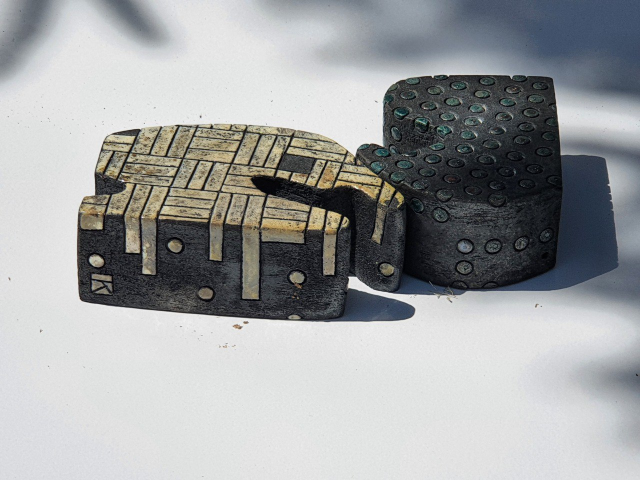
#> input picture dist/assets/devastated/0.jpg, 1280 x 960 px, given in place of 38.jpg, which was not available (shown at 1/2 size)
$ python prepare-photographs.py
#> lines starting #> are read from the running program, lines starting #| are printed output that depends on the picture
from pathlib import Path
from PIL import Image, ImageOps
import json
root=Path('dist/assets/photography'); root.mkdir(parents=True,exist_ok=True)
sources=[
('stone','landscape','E:/FOTOS/Basteiweg, 01824 Lohmen/38.jpg'),
('river','landscape','E:/FOTOS/Basteiweg, 01824 Lohmen/55.jpg'),
('ferns','landscape','E:/FOTOS/Basteiweg, 01824 Lohmen/7.jpg'),
('yellow','botanical','E:/FOTOS/Flowers/Golden Glow Spring Yellow Palette/Bright yellow spring flowers on a branch under warm natural light.jpg'),
('sakura','botanical','E:/FOTOS/Flowers/Japanese Cherry Blossom Collection/Branches of pink sakura cherry blossoms in full bloom against a bright sky.jpg'),
('evening','botanical','E:/FOTOS/Flowers/Mixed white flowers and pink buds (03.04.26)/Spring blossom branch in warm evening sunlight.jpg'),
('petals','botanical','E:/FOTOS/Flowers/Pure Bloom Minimalist White Petals/Spring blossom Delicate white flowers on a branch with soft bokeh background.jpg'),
('rosehips','botanical','E:/FOTOS/Flowers/Rosehips/Seasons overlap dried red rose hips on a branch with fresh green spring leaves.jpg'),
('pink','botanical','E:/FOTOS/Flowers/Shutterstock 2025/Delicate pink cherry blossom branch against a bright blue sky. Minimalist copy space.jpg'),
('leaves','botanical','E:/FOTOS/Flowers/Young green leaves/Fresh green leaves on branches in spring garden.jpg'),
('rain','texture','E:/FOTOS/Raindrops texture/Raindrops on window glass with colorful city lights bokeh.jpg'),
('reflection','city','E:/FOTOS/Reflection - light/Modern cafe storefront with green plants and decorative lamps reflected in clean glass.jpg'),
('water','texture','E:/FOTOS/Texture/Water ripples and drops on a wet, dark wooden deck texture.jpg'),
('traffic','city','E:/FOTOS/Urban/Night city/11.jpg'),
('platform','city','E:/FOTOS/Urban/Night city/3 — копия (2).jpg'),
('motion','city','E:/FOTOS/Urban/Urban Noir Cinematic City Reflections & Motion Blur/Golden hour rush Blurred silhouettes and city lights background.jpg'),
('windows','city','E:/FOTOS/Urban/Urban Noir Cinematic City Reflections & Motion Blur/City Windows Abstract architectural reflection with a passing silhouette.jpg'),
('architecture','city','E:/FOTOS/Urban/Stone Echoes Gothic Heritage & Medieval Streets/Minimalist architectural background of a historic city building.jpg'),
('sky','landscape','E:/FOTOS/Небо/Unbenannter Export/2.jpg'),
('street','city','E:/FOTOS/Random shots  Случайные кадры/02.jpg'),
('play','people','E:/FOTOS/PEOPLE/10.05.26/41.jpg'),
('smile','people','E:/FOTOS/PEOPLE/24.04/05.jpg'),
('duck','landscape','E:/FOTOS/PEOPLE/24.04/01.jpg'),
('thought','people','E:/FOTOS/PEOPLE/25.04.26/06.jpg'),
('family','people','E:/FOTOS/PEOPLE/26.04.26/63.jpg'),
('anastasia','people','E:/FOTOS/PEOPLE/ANASTASIA 27.03.2026/_DSC3216.JPG'),
('blue-hour','city','E:/FOTOS/Reflection - light/Close-up of decorative glowing light bulb hanging in front of a blue hour city street reflection 1.jpg'),
('forsythia-branch', 'botanical', 'E:/FOTOS/Flowers/Golden Glow Spring Yellow Palette/Spring blossoms on a brown wooden branch with soft outdoor background.jpg'),
('forsythia-fence', 'botanical', 'E:/FOTOS/Flowers/Golden Glow Spring Yellow Palette/Vibrant yellow forsythia blooms against a soft urban fence background.jpg'),
('forsythia-garden', 'botanical', 'E:/FOTOS/Flowers/Golden Glow Spring Yellow Palette/Bright yellow forsythia flowers on a branch in early spring garden.jpg'),
('forsythia-bud', 'botanical', 'E:/FOTOS/Flowers/Golden Glow Spring Yellow Palette/Minimalist spring branch of yellow forsythia with a green bud.jpg'),
('forsythia-detail', 'botanical', 'E:/FOTOS/Flowers/Golden Glow Spring Yellow Palette/Detailed macro shot of yellow forsythia blossom on a twig.jpg'),
('forsythia-glow', 'botanical', 'E:/FOTOS/Flowers/Golden Glow Spring Yellow Palette/Glowing yellow forsythia blossoms with soft bokeh and morning sunlight.jpg'),
('sakura-soft', 'botanical', 'E:\\FOTOS\\Flowers\\Japanese Cherry Blossom Collection\\Beautiful pink sakura cherry blossom branches with soft focus background.jpg'),
('sakura-buds', 'botanical', 'E:\\FOTOS\\Flowers\\Japanese Cherry Blossom Collection\\Close-up of pink sakura flower buds on a branch before blooming.jpg'),
('sakura-first', 'botanical', 'E:\\FOTOS\\Flowers\\Japanese Cherry Blossom Collection\\First breath of spring delicate pink sakura blossoms on a slender twig.jpg'),
('sakura-dark', 'botanical', 'E:\\FOTOS\\Flowers\\Japanese Cherry Blossom Collection\\Minimalist pink sakura branch with early blossoms and buds on a dark background.jpg'),
('sakura-sky', 'botanical', 'E:\\FOTOS\\Flowers\\Japanese Cherry Blossom Collection\\pink sakura cherry blossom branches against a bright white sky.jpg'),
('evening-silhouette', 'botanical', 'E:\\FOTOS\\Flowers\\Mixed white flowers and pink buds (03.04.26)\\Silhouette of blooming tree branch against golden sunset sun.jpg'),
('evening-branches', 'botanical', 'E:\\FOTOS\\Flowers\\Mixed white flowers and pink buds (03.04.26)\\Branches of white blooming flowers in bright sunset sunlight.jpg'),
('evening-twilight', 'botanical', 'E:\\FOTOS\\Flowers\\Mixed white flowers and pink buds (03.04.26)\\Delicate white blossoms in soft evening light at twilight.jpg'),
('evening-buds', 'botanical', 'E:\\FOTOS\\Flowers\\Mixed white flowers and pink buds (03.04.26)\\Flowering fruit tree branch with buds against twilight sky.jpg'),
('evening-flare-2', 'botanical', 'E:\\FOTOS\\Flowers\\Mixed white flowers and pink buds (03.04.26)\\Flowering tree branch in soft twilight light with sun flare 2.jpg'),
('evening-flare', 'botanical', 'E:\\FOTOS\\Flowers\\Mixed white flowers and pink buds (03.04.26)\\Flowering tree branch in soft twilight light with sun flare.jpg'),
('evening-stamens', 'botanical', 'E:\\FOTOS\\Flowers\\Mixed white flowers and pink buds (03.04.26)\\Macro of white tree blossoms with yellow stamens in spring.jpg'),
('evening-sun', 'botanical', 'E:\\FOTOS\\Flowers\\Mixed white flowers and pink buds (03.04.26)\\Spring tree branch with white flowers against glowing sun background.jpg'),
('evening-dusk', 'botanical', 'E:\\FOTOS\\Flowers\\Mixed white flowers and pink buds (03.04.26)\\Spring tree branch with white flowers and buds at dusk.jpg'),
('evening-close', 'botanical', 'E:\\FOTOS\\Flowers\\Mixed white flowers and pink buds (03.04.26)\\White spring blossoms on a tree branch close-up.jpg'),
('evening-blue', 'botanical', 'E:\\FOTOS\\Flowers\\Mixed white flowers and pink buds (03.04.26)\\White spring blossoms on branch against blue evening sky.jpg'),
('evening-bokeh', 'botanical', 'E:\\FOTOS\\Flowers\\Mixed white flowers and pink buds (03.04.26)\\White spring tree blossoms on branches with soft bokeh background.jpg'),
('spring-floral', 'botanical', 'E:\\FOTOS\\Flowers\\Mixed white flowers and pink buds (03.04.26)\\Delicate white floral background for spring.jpg'),
('spring-bee', 'botanical', 'E:\\FOTOS\\Flowers\\Mixed white flowers and pink buds (03.04.26)\\Honey bee collecting pollen on white cherry blossom.jpg'),
('spring-center', 'botanical', 'E:\\FOTOS\\Flowers\\Mixed white flowers and pink buds (03.04.26)\\Macro of White Spring Flower with Yellow Center.jpg'),
('spring-bee-sky', 'botanical', 'E:\\FOTOS\\Flowers\\Mixed white flowers and pink buds (03.04.26)\\Macro shot of bee on flower with blue sky background.jpg'),
('spring-white', 'botanical', 'E:\\FOTOS\\Flowers\\Mixed white flowers and pink buds (03.04.26)\\White spring blossom flowers on a tree branch.jpg'),
('spring-golden', 'botanical', 'E:\\FOTOS\\Flowers\\Mixed white flowers and pink buds (03.04.26)\\White spring blossoms on branch in golden hour light.jpg'),
('spring-mixed', 'botanical', 'E:\\FOTOS\\Flowers\\Mixed white flowers and pink buds (03.04.26)\\Beautiful spring branches with pink and white blossoms against blue sky.jpg'),
('spring-sunset', 'botanical', 'E:\\FOTOS\\Flowers\\Mixed white flowers and pink buds (03.04.26)\\Beautiful spring flowering branch in golden sunset light.jpg'),
('spring-pink-buds', 'botanical', 'E:\\FOTOS\\Flowers\\Mixed white flowers and pink buds (03.04.26)\\Close-up of pink flower buds on branch in early spring.jpg'),
('spring-bud-bokeh', 'botanical', 'E:\\FOTOS\\Flowers\\Mixed white flowers and pink buds (03.04.26)\\Delicate pink buds on a tree branch with soft golden bokeh.jpg'),
('forsythia-sun', 'botanical', 'E:\\FOTOS\\Flowers\\Shutterstock 2025\\Vivid yellow Forsythia flowers on a dark, sunny spring day.jpg'),
('forsythia-early', 'botanical', 'E:\\FOTOS\\Flowers\\Shutterstock 2025\\Bright yellow Forsythia flowers in early spring. Nature background.jpg'),
('forsythia-panorama', 'botanical', 'E:\\FOTOS\\Flowers\\Shutterstock 2025\\Panoramic view of bright yellow Forsythia with green leaves in sunlight.jpg'),
('glass-edison-1', 'city', 'E:\\FOTOS\\Reflection - light\\Elegant Edison style light bulbs hanging inside a coffee shop view through glass 1.jpg'),
('glass-edison', 'city', 'E:\\FOTOS\\Reflection - light\\Elegant Edison style light bulbs hanging inside a coffee shop view through glass.jpg'),
('glass-trees', 'city', 'E:\\FOTOS\\Reflection - light\\Moody city view with bare trees and old buildings reflected in a window with cozy hanging lamps.jpg'),
('glass-self', 'city', 'E:\\FOTOS\\Reflection - light\\Silhouette of a person taking a photo reflected in a cafe window with glowing vintage lamps.jpg'),
('glass-arcade', 'city', 'E:\\FOTOS\\Reflection - light\\Abstract reflection of a street arcade with people walking seen through a glass window with warm lights.jpg'),
('glass-architecture', 'city', 'E:\\FOTOS\\Reflection - light\\Artistic reflection of old european architecture mixed with warm interior lighting and wooden decor.jpg'),
('glass-blue', 'city', 'E:\\FOTOS\\Reflection - light\\Close-up of decorative glowing light bulb hanging in front of a blue hour city street reflection.jpg'),
('glass-cozy', 'city', 'E:\\FOTOS\\Reflection - light\\Cozy cafe window reflection with warm decorative light bulbs and street silhouette.jpg')]
sources += [('night-13', 'city', 'E:/FOTOS/Urban/Night city/13.jpg'), ('night-14', 'city', 'E:/FOTOS/Urban/Night city/14.jpg'), ('night-15', 'city', 'E:/FOTOS/Urban/Night city/15.jpg'), ('night-17', 'city', 'E:/FOTOS/Urban/Night city/17.jpg'), ('night-21', 'city', 'E:/FOTOS/Urban/Night city/21.jpg'), ('night-5', 'city', 'E:/FOTOS/Urban/Night city/5.jpg'), ('night-9', 'city', 'E:/FOTOS/Urban/Night city/9.jpg'), ('night-10', 'city', 'E:/FOTOS/Urban/Night city/10.jpg')]
sources += [('stone-relief', 'city', 'E:/FOTOS/Urban/Stone Echoes Gothic Heritage & Medieval Streets/Architectural rhythm Symmetric facade of a classic mid-century apartment building.jpg'), ('stone-lane', 'city', 'E:/FOTOS/Urban/Stone Echoes Gothic Heritage & Medieval Streets/Old Town Echoes Narrow medieval street with gothic architectural details.jpg'), ('stone-door', 'city', 'E:/FOTOS/Urban/Stone Echoes Gothic Heritage & Medieval Streets/Secrets of the Past Ancient oxidized copper doors of a gothic cathedral.jpg'), ('stone-square', 'city', 'E:/FOTOS/Urban/Stone Echoes Gothic Heritage & Medieval Streets/126.jpg'), ('stone-portal', 'city', 'E:/FOTOS/Urban/Stone Echoes Gothic Heritage & Medieval Streets/125.jpg'), ('stone-passage', 'city', 'E:/FOTOS/Urban/Stone Echoes Gothic Heritage & Medieval Streets/124.jpg')]
sources += [('exposure-digital', 'city', 'E:/FOTOS/Urban/Urban Noir Cinematic City Reflections & Motion Blur/Digital rush Vibrant light trails in dark cinematic frame.jpg'), ('exposure-panorama', 'city', 'E:/FOTOS/Urban/Urban Noir Cinematic City Reflections & Motion Blur/Panoramic cinematic reflection of a city street at sunset.jpg'), ('exposure-rhythm', 'city', 'E:/FOTOS/Urban/Urban Noir Cinematic City Reflections & Motion Blur/The Rhythm of Night Intentional camera movement with glowing light streaks.jpg'), ('exposure-tram', 'city', 'E:/FOTOS/Urban/Urban Noir Cinematic City Reflections & Motion Blur/Abstract city life blurred speed lines of public transport in modern metropolis.jpg'), ('exposure-green', 'city', 'E:/FOTOS/Urban/Urban Noir Cinematic City Reflections & Motion Blur/Abstract light trails of a fast moving car in city night.jpg'), ('exposure-neon-2', 'city', 'E:/FOTOS/Urban/Urban Noir Cinematic City Reflections & Motion Blur/Cinematic neon lights reflection in a dark urban frame 2.jpg'), ('exposure-neon', 'city', 'E:/FOTOS/Urban/Urban Noir Cinematic City Reflections & Motion Blur/Cinematic neon lights reflection in a dark urban frame.jpg'), ('exposure-pulse', 'city', 'E:/FOTOS/Urban/Urban Noir Cinematic City Reflections & Motion Blur/City Pulse Blurred red light streak reflecting modern urban motion.jpg')]
sources += [('rain-on-glass', 'texture', 'E:/FOTOS/Texture/2.jpg')]
sources += [('wood-blue', 'texture', 'E:/FOTOS/Texture/Dark blue-toned wooden deck texture.jpg'), ('wood-diagonal', 'texture', 'E:/FOTOS/Texture/Diagonal view of grey wooden deck planks texture.jpg'), ('rain-soft', 'texture', 'E:/FOTOS/Texture/1.jpg'), ('rain-sepia', 'texture', 'E:/FOTOS/Raindrops texture/Warm sepia raindrops texture on a window, creating a cozy and nostalgic background.jpg'), ('rain-dense', 'texture', 'E:/FOTOS/Raindrops texture/Dark, abstract background of dense raindrops on glass.jpg'), ('rain-monochrome', 'texture', 'E:/FOTOS/Raindrops texture/Monochrome raindrops texture on glass with smooth gradient light.jpg')]
sources += [('light-rooftops', 'city', 'E:/FOTOS/Архив/DSC01061.JPG'), ('light-lines', 'city', 'E:/FOTOS/Архив/DSC01065.JPG'), ('light-bokeh', 'city', 'E:/FOTOS/Архив/DSC01067.JPG'), ('light-window-arcs', 'city', 'E:/FOTOS/Архив/DSC01073.JPG'), ('light-window-echo', 'city', 'E:/FOTOS/Архив/DSC01070.JPG')]
sources += [('lantern-station', 'city', 'E:/FOTOS/Urban/Urban Gateway/Urban evening landscape with stone underpass and electric wires.jpg'), ('lantern-fence', 'city', 'E:/FOTOS/Urban/Urban Gateway/Vintage style street lamp on a pole near metal fence at dusk.jpg'), ('lantern-roof', 'city', 'E:/FOTOS/Urban/Urban Gateway/Urban street lamp near brick building roof at dusk.jpg'), ('lantern-sky', 'city', 'E:/FOTOS/Urban/Urban Gateway/Luminous street lantern in twilight with copy space.jpg')]
sources += [('sky-rose', 'landscape', 'E:/FOTOS/Небо/Unbenannter Export/1.jpg'), ('sky-rays', 'landscape', 'E:/FOTOS/Небо/Unbenannter Export/3.jpg'), ('sky-silver', 'landscape', 'E:/FOTOS/Небо/Unbenannter Export/4.jpg'), ('sky-layers', 'landscape', 'E:/FOTOS/Небо/Unbenannter Export/5.jpg')]
sources += [('forest-16', 'landscape', 'E:/FOTOS/Basteiweg, 01824 Lohmen/16.jpg'), ('forest-10', 'landscape', 'E:/FOTOS/Basteiweg, 01824 Lohmen/10.jpg'), ('forest-5', 'landscape', 'E:/FOTOS/Basteiweg, 01824 Lohmen/5.jpg'), ('forest-6', 'landscape', 'E:/FOTOS/Basteiweg, 01824 Lohmen/6.jpg'), ('forest-11', 'landscape', 'E:/FOTOS/Basteiweg, 01824 Lohmen/11.jpg'), ('forest-12', 'landscape', 'E:/FOTOS/Basteiweg, 01824 Lohmen/12.jpg'), ('forest-13', 'landscape', 'E:/FOTOS/Basteiweg, 01824 Lohmen/13.jpg'), ('forest-8', 'landscape', 'E:/FOTOS/Basteiweg, 01824 Lohmen/8.jpg'), ('forest-9', 'landscape', 'E:/FOTOS/Basteiweg, 01824 Lohmen/9.jpg')]
sources += [('bastei-18', 'landscape', 'E:/FOTOS/Basteiweg, 01824 Lohmen/18.jpg'), ('bastei-21', 'landscape', 'E:/FOTOS/Basteiweg, 01824 Lohmen/21.jpg'), ('bastei-22', 'landscape', 'E:/FOTOS/Basteiweg, 01824 Lohmen/22.jpg'), ('bastei-20-gold', 'landscape', 'E:/FOTOS/Basteiweg, 01824 Lohmen/20+.jpg'), ('bastei-23', 'landscape', 'E:/FOTOS/Basteiweg, 01824 Lohmen/23.jpg'), ('bastei-25', 'landscape', 'E:/FOTOS/Basteiweg, 01824 Lohmen/25.jpg'), ('bastei-26', 'landscape', 'E:/FOTOS/Basteiweg, 01824 Lohmen/26.jpg'), ('bastei-29', 'landscape', 'E:/FOTOS/Basteiweg, 01824 Lohmen/29.jpg'), ('bastei-30', 'landscape', 'E:/FOTOS/Basteiweg, 01824 Lohmen/30.jpg'), ('bastei-32', 'landscape', 'E:/FOTOS/Basteiweg, 01824 Lohmen/32.jpg'), ('bastei-34', 'landscape', 'E:/FOTOS/Basteiweg, 01824 Lohmen/34.jpg'), ('bastei-37', 'landscape', 'E:/FOTOS/Basteiweg, 01824 Lohmen/37.jpg'), ('bastei-40', 'landscape', 'E:/FOTOS/Basteiweg, 01824 Lohmen/40.jpg'), ('bastei-41', 'landscape', 'E:/FOTOS/Basteiweg, 01824 Lohmen/41.jpg'), ('bastei-43', 'landscape', 'E:/FOTOS/Basteiweg, 01824 Lohmen/43.jpg'), ('bastei-44', 'landscape', 'E:/FOTOS/Basteiweg, 01824 Lohmen/44.jpg'), ('bastei-46', 'landscape', 'E:/FOTOS/Basteiweg, 01824 Lohmen/46.jpg')]
sources += [('bastei-47', 'landscape', 'E:/FOTOS/Basteiweg, 01824 Lohmen/47.jpg'), ('bastei-52', 'landscape', 'E:/FOTOS/Basteiweg, 01824 Lohmen/52.jpg'), ('bastei-53', 'landscape', 'E:/FOTOS/Basteiweg, 01824 Lohmen/53.jpg'), ('bastei-57', 'landscape', 'E:/FOTOS/Basteiweg, 01824 Lohmen/57.jpg'), ('bastei-62', 'landscape', 'E:/FOTOS/Basteiweg, 01824 Lohmen/62.jpg'), ('bastei-63', 'landscape', 'E:/FOTOS/Basteiweg, 01824 Lohmen/63.jpg'), ('bastei-65', 'landscape', 'E:/FOTOS/Basteiweg, 01824 Lohmen/65.jpg'), ('bastei-66', 'landscape', 'E:/FOTOS/Basteiweg, 01824 Lohmen/66.jpg'), ('bastei-75', 'landscape', 'E:/FOTOS/Basteiweg, 01824 Lohmen/75.jpg'), ('bastei-84', 'landscape', 'E:/FOTOS/Basteiweg, 01824 Lohmen/84.jpg'), ('bastei-67', 'landscape', 'E:/FOTOS/Basteiweg, 01824 Lohmen/67.jpg'), ('bastei-68', 'landscape', 'E:/FOTOS/Basteiweg, 01824 Lohmen/68.jpg'), ('bastei-69', 'landscape', 'E:/FOTOS/Basteiweg, 01824 Lohmen/69.jpg'), ('bastei-70', 'landscape', 'E:/FOTOS/Basteiweg, 01824 Lohmen/70.jpg'), ('bastei-95', 'landscape', 'E:/FOTOS/Basteiweg, 01824 Lohmen/95.jpg'), ('bastei-54', 'landscape', 'E:/FOTOS/Basteiweg, 01824 Lohmen/54.jpg'), ('bastei-56', 'landscape', 'E:/FOTOS/Basteiweg, 01824 Lohmen/56.jpg'), ('bastei-58', 'landscape', 'E:/FOTOS/Basteiweg, 01824 Lohmen/58.jpg'), ('bastei-59', 'landscape', 'E:/FOTOS/Basteiweg, 01824 Lohmen/59.jpg'), ('bastei-60', 'landscape', 'E:/FOTOS/Basteiweg, 01824 Lohmen/60.jpg'), ('bastei-64', 'landscape', 'E:/FOTOS/Basteiweg, 01824 Lohmen/64.jpg'), ('bastei-71', 'landscape', 'E:/FOTOS/Basteiweg, 01824 Lohmen/71.jpg')]
sources += [('karina-17', 'people', 'E:/FOTOS/PEOPLE/KARINA 15.04.26/17.jpg'), ('karina-18', 'people', 'E:/FOTOS/PEOPLE/KARINA 15.04.26/18.jpg'), ('karina-11', 'people', 'E:/FOTOS/PEOPLE/KARINA 15.04.26/11.jpg'), ('karina-12', 'people', 'E:/FOTOS/PEOPLE/KARINA 15.04.26/12.jpg'), ('karina-19', 'people', 'E:/FOTOS/PEOPLE/KARINA 15.04.26/19.jpg')]
sources += [('karina-32', 'people', 'E:/FOTOS/PEOPLE/KARINA 15.04.26/32.jpg'), ('karina-36', 'people', 'E:/FOTOS/PEOPLE/KARINA 15.04.26/36.jpg'), ('karina-39', 'people', 'E:/FOTOS/PEOPLE/KARINA 15.04.26/39.jpg'), ('karina-55', 'people', 'E:/FOTOS/PEOPLE/KARINA 15.04.26/55.jpg'), ('karina-57', 'people', 'E:/FOTOS/PEOPLE/KARINA 15.04.26/57.jpg'), ('karina-28', 'people', 'E:/FOTOS/PEOPLE/KARINA 15.04.26/28.jpg'), ('karina-29', 'people', 'E:/FOTOS/PEOPLE/KARINA 15.04.26/29.jpg')]
sources += [('anastasia-3439', 'people', 'E:/FOTOS/PEOPLE/ANASTASIA 27.03.2026/TOP10/_DSC3439.JPG'), ('anastasia-2598', 'people', 'E:/FOTOS/PEOPLE/ANASTASIA 27.03.2026/TOP10/_DSC2598.JPG'), ('anastasia-2610', 'people', 'E:/FOTOS/PEOPLE/ANASTASIA 27.03.2026/TOP10/_DSC2610.JPG'), ('anastasia-2654', 'people', 'E:/FOTOS/PEOPLE/ANASTASIA 27.03.2026/TOP10/_DSC2654.JPG'), ('anastasia-2727', 'people', 'E:/FOTOS/PEOPLE/ANASTASIA 27.03.2026/TOP10/_DSC2727.JPG'), ('anastasia-3121', 'people', 'E:/FOTOS/PEOPLE/ANASTASIA 27.03.2026/TOP10/_DSC3121.JPG'), ('anastasia-3235', 'people', 'E:/FOTOS/PEOPLE/ANASTASIA 27.03.2026/TOP10/_DSC3235.JPG'), ('anastasia-2587', 'people', 'E:/FOTOS/PEOPLE/ANASTASIA 27.03.2026/TOP10/_DSC2587.JPG'), ('anastasia-2649', 'people', 'E:/FOTOS/PEOPLE/ANASTASIA 27.03.2026/TOP10/_DSC2649.JPG'), ('anastasia-3216', 'people', 'E:/FOTOS/PEOPLE/ANASTASIA 27.03.2026/TOP10/_DSC3216.JPG'), ('anastasia-2792', 'people', 'E:/FOTOS/PEOPLE/ANASTASIA 27.03.2026/TOP10/_DSC2792.JPG')]
sources += [('anastasia-2569', 'people', 'E:/FOTOS/PEOPLE/ANASTASIA 27.03.2026/_DSC2569.JPG'), ('anastasia-3310', 'people', 'E:/FOTOS/PEOPLE/ANASTASIA 27.03.2026/_DSC3310.JPG'), ('anastasia-3311', 'people', 'E:/FOTOS/PEOPLE/ANASTASIA 27.03.2026/_DSC3311.JPG'), ('anastasia-3133', 'people', 'E:/FOTOS/PEOPLE/ANASTASIA 27.03.2026/_DSC3133.JPG')]
sources += [('childhood-111', 'people', 'E:/FOTOS/PEOPLE/10.05.26/111.jpg')]
sources += [('childhood-107', 'people', 'E:/FOTOS/PEOPLE/10.05.26/107.jpg'), ('childhood-117', 'people', 'E:/FOTOS/PEOPLE/10.05.26/117.jpg'), ('childhood-120', 'people', 'E:/FOTOS/PEOPLE/10.05.26/120.jpg'), ('childhood-104', 'people', 'E:/FOTOS/PEOPLE/10.05.26/104.jpg'), ('childhood-106', 'people', 'E:/FOTOS/PEOPLE/10.05.26/106.jpg')]
sources += [('childrens-fantasy-18', 'people', 'E:/FOTOS/PEOPLE/25.04.26/18.jpg'), ('childrens-fantasy-24', 'people', 'E:/FOTOS/PEOPLE/25.04.26/24.jpg'), ('childrens-fantasy-11', 'people', 'E:/FOTOS/PEOPLE/25.04.26/11.jpg'), ('childrens-fantasy-32', 'people', 'E:/FOTOS/PEOPLE/25.04.26/32.jpg'), ('childrens-fantasy-35', 'people', 'E:/FOTOS/PEOPLE/25.04.26/35.jpg'), ('childrens-fantasy-64', 'people', 'E:/FOTOS/PEOPLE/25.04.26/64.jpg')]
sources += [('fantasy-outdoor-12', 'people', 'E:/FOTOS/PEOPLE/24.04/12.jpg'), ('fantasy-outdoor-28', 'people', 'E:/FOTOS/PEOPLE/24.04/28.jpg')]
sources += [('may-play-flight-63', 'people', 'E:/FOTOS/PEOPLE/10.05.26/10.05.2026.2/63.jpg'), ('may-play-142', 'people', 'E:/FOTOS/PEOPLE/10.05.26/142.jpg'), ('may-play-144', 'people', 'E:/FOTOS/PEOPLE/10.05.26/144.jpg'), ('may-play-148', 'monochrome', 'E:/FOTOS/PEOPLE/10.05.26/148.jpg'), ('may-play-12', 'people', 'E:/FOTOS/PEOPLE/10.05.26/12.jpg'), ('may-play-13', 'people', 'E:/FOTOS/PEOPLE/10.05.26/13.jpg'), ('may-play-48', 'people', 'E:/FOTOS/PEOPLE/10.05.26/48.jpg'), ('may-play-54', 'people', 'E:/FOTOS/PEOPLE/10.05.26/54.jpg'), ('may-play-56', 'people', 'E:/FOTOS/PEOPLE/10.05.26/56.jpg'), ('may-play-64', 'people', 'E:/FOTOS/PEOPLE/10.05.26/64.jpg'), ('may-play-83', 'people', 'E:/FOTOS/PEOPLE/10.05.26/83.jpg'), ('may-play-89', 'people', 'E:/FOTOS/PEOPLE/10.05.26/89.jpg'), ('may-play-129', 'people', 'E:/FOTOS/PEOPLE/10.05.26/129.jpg'), ('may-play-112', 'people', 'E:/FOTOS/PEOPLE/10.05.26/112.jpg'), ('may-play-140', 'monochrome', 'E:/FOTOS/PEOPLE/10.05.26/140.jpg')]
items=[]
for name,group,src in sources:
    with Image.open(src) as source:
#> source is the input picture: PIL image 1280x960 RGB; mean R, G, B 159.6, 161.5, 162.4
        im=ImageOps.exif_transpose(source).convert('RGB'); w,h=im.size
        icc=source.info.get('icc_profile')
        for size in (720,1440,2400):
            copy=im.copy(); copy.thumbnail((size,size)); copy.save(root/f'{name}-{size}.webp','WEBP',quality=87 if size==2400 else 82,icc_profile=icc)
#> this loop made 3 passes
#> pass 1, `copy = im.copy()`:
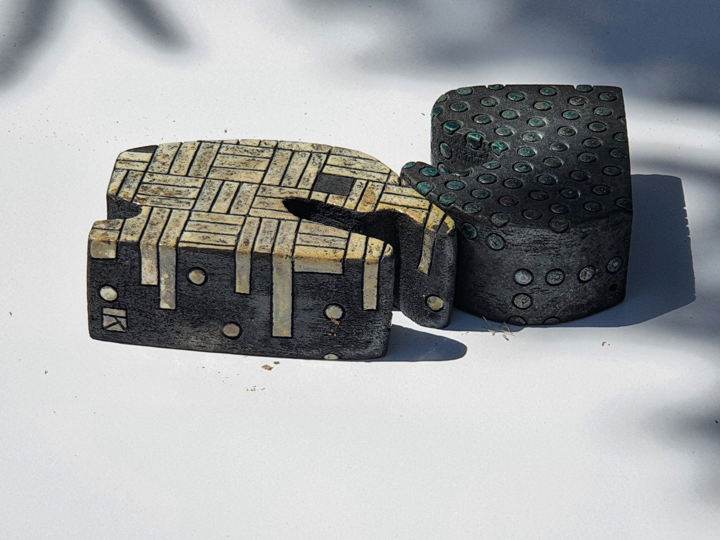
#> saved as stone-720.webp: PIL image 720x540 RGB; mean R, G, B 159.6, 161.5, 162.4
        items.append(dict(id=name,group=group,width=w,height=h))
#> pass 2 of the loop `for name,group,src in sources:`:
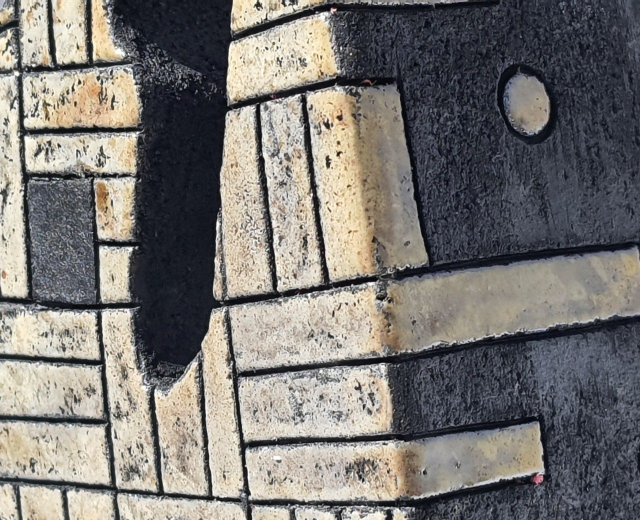
#> input picture dist/assets/devastated/1.jpg, 1280 x 1040 px, given in place of 55.jpg, which was not available (shown at 1/2 size)
#> source is the input picture: PIL image 1280x1040 RGB; mean R, G, B 121.1, 118.4, 115.4
#> the loop `for size in (720,1440,2400):` made 3 passes
#> pass 1, `copy = im.copy()`:
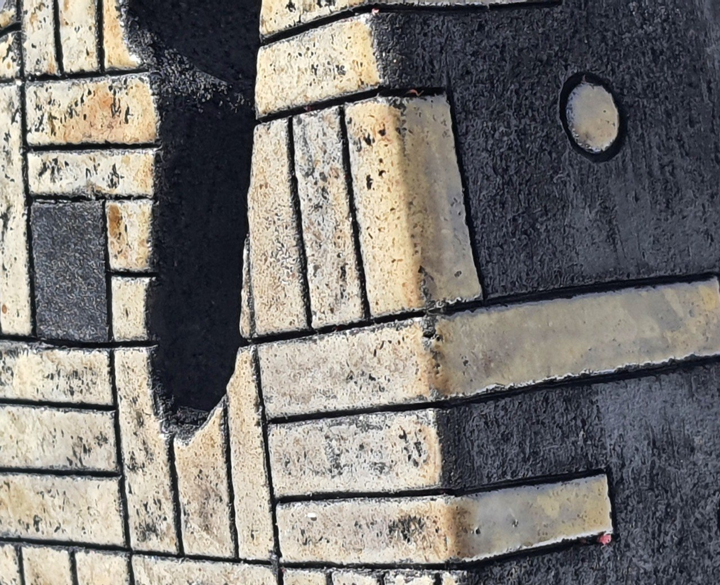
#> saved as river-720.webp: PIL image 720x585 RGB; mean R, G, B 121.1, 118.4, 115.4
#> (the run stopped early here; a loop or call above may not have finished)
